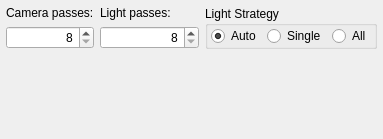
                    <widget class="QWidget" name="siBidirCfg">
                     <layout class="QGridLayout" name="gridLayout_5">
                      <property name="margin">
                       <number>6</number>
                      </property>
                      <item row="0" column="0">
                       <widget class="QFrame" name="biFr1">
                        <property name="sizePolicy">
                         <sizepolicy hsizetype="Fixed" vsizetype="Fixed">
                          <horstretch>0</horstretch>
                          <verstretch>0</verstretch>
                         </sizepolicy>
                        </property>
                        <layout class="QVBoxLayout" name="verticalLayout_17">
                         <property name="margin">
                          <number>0</number>
                         </property>
                         <item>
                          <widget class="QLabel" name="lblCameraPasses_4">
                           <property name="maximumSize">
                            <size>
                             <width>99</width>
                             <height>16777215</height>
                            </size>
                           </property>
                           <property name="text">
                            <string>Camera passes:</string>
                           </property>
                          </widget>
                         </item>
                         <item>
                          <widget class="QSpinBox" name="cameraPasses">
                           <property name="alignment">
                            <set>Qt::AlignRight|Qt::AlignTrailing|Qt::AlignVCenter</set>
                           </property>
                           <property name="buttonSymbols">
                            <enum>QAbstractSpinBox::UpDownArrows</enum>
                           </property>
                           <property name="accelerated">
                            <bool>false</bool>
                           </property>
                           <property name="minimum">
                            <number>8</number>
                           </property>
                           <property name="maximum">
                            <number>64</number>
                           </property>
                          </widget>
                         </item>
                        </layout>
                       </widget>
                      </item>
                      <item row="0" column="1">
                       <widget class="QFrame" name="biFr2">
                        <property name="sizePolicy">
                         <sizepolicy hsizetype="Fixed" vsizetype="Fixed">
                          <horstretch>0</horstretch>
                          <verstretch>0</verstretch>
                         </sizepolicy>
                        </property>
                        <layout class="QVBoxLayout" name="verticalLayout_18">
                         <property name="margin">
                          <number>0</number>
                         </property>
                         <item>
                          <widget class="QLabel" name="lblLightPasses">
                           <property name="sizePolicy">
                            <sizepolicy hsizetype="Fixed" vsizetype="Preferred">
                             <horstretch>0</horstretch>
                             <verstretch>0</verstretch>
                            </sizepolicy>
                           </property>
                           <property name="minimumSize">
                            <size>
                             <width>99</width>
                             <height>0</height>
                            </size>
                           </property>
                           <property name="maximumSize">
                            <size>
                             <width>99</width>
                             <height>16777215</height>
                            </size>
                           </property>
                           <property name="text">
                            <string>Light passes:</string>
                           </property>
                           <property name="alignment">
                            <set>Qt::AlignLeading|Qt::AlignLeft|Qt::AlignVCenter</set>
                           </property>
                          </widget>
                         </item>
                         <item>
                          <widget class="QSpinBox" name="lightPasses">
                           <property name="alignment">
                            <set>Qt::AlignRight|Qt::AlignTrailing|Qt::AlignVCenter</set>
                           </property>
                           <property name="minimum">
                            <number>8</number>
                           </property>
                           <property name="maximum">
                            <number>64</number>
                           </property>
                          </widget>
                         </item>
                        </layout>
                       </widget>
                      </item>
                      <item row="0" column="2">
                       <widget class="QGroupBox" name="gbLightStrategy">
                        <property name="sizePolicy">
                         <sizepolicy hsizetype="Preferred" vsizetype="Fixed">
                          <horstretch>0</horstretch>
                          <verstretch>0</verstretch>
                         </sizepolicy>
                        </property>
                        <property name="minimumSize">
                         <size>
                          <width>0</width>
                          <height>0</height>
                         </size>
                        </property>
                        <property name="maximumSize">
                         <size>
                          <width>16777215</width>
                          <height>16777215</height>
                         </size>
                        </property>
                        <property name="title">
                         <string>Light Strategy</string>
                        </property>
                        <property name="flat">
                         <bool>false</bool>
                        </property>
                        <layout class="QHBoxLayout" name="horizontalLayout_4">
                         <property name="leftMargin">
                          <number>3</number>
                         </property>
                         <property name="topMargin">
                          <number>0</number>
                         </property>
                         <property name="rightMargin">
                          <number>3</number>
                         </property>
                         <property name="bottomMargin">
                          <number>0</number>
                         </property>
                         <item>
                          <widget class="QRadioButton" name="bidirAuto">
                           <property name="text">
                            <string>Auto</string>
                           </property>
                           <property name="checked">
                            <bool>true</bool>
                           </property>
                          </widget>
                         </item>
                         <item>
                          <widget class="QRadioButton" name="bidirSingle">
                           <property name="text">
                            <string>Single</string>
                           </property>
                          </widget>
                         </item>
                         <item>
                          <widget class="QRadioButton" name="bidirAll">
                           <property name="text">
                            <string>All</string>
                           </property>
                          </widget>
                         </item>
                        </layout>
                       </widget>
                      </item>
                      <item row="1" column="1">
                       <spacer name="verticalSpacer">
                        <property name="orientation">
                         <enum>Qt::Vertical</enum>
                        </property>
                        <property name="sizeHint" stdset="0">
                         <size>
                          <width>20</width>
                          <height>84</height>
                         </size>
                        </property>
                       </spacer>
                      </item>
                     </layout>
                    </widget>
